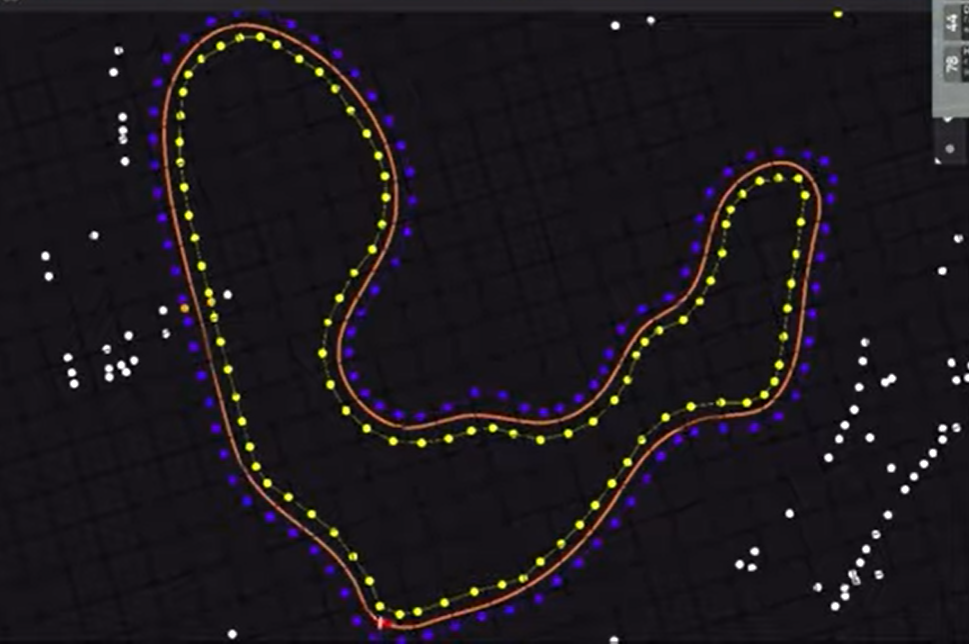
#> input picture image.png, 969 x 644 px
$ jupyter execute process_image.ipynb
#> lines starting #> are read from the running program, lines starting #| are printed output that depends on the picture; after the words box and inside, x2 and y2 are one past the last pixel; in counts of white or black regions, pixels touching at a corner belong together
### spline_fit.py
#!/usr/bin/env python3
# -*- coding:utf-8 -*-
'A helper module from spline fitting taken from ft-fsd-path-planning'

from dataclasses import dataclass
from typing import Any, Optional, Tuple

import numpy as np
from scipy.interpolate import splev, splprep


def trace_distance_to_next(trace: np.ndarray) -> np.ndarray:
    """
    Calculates the distance of one point in the trace to the next. Obviously the last
    point doesn't have any distance associated

    Args:
        trace (np.array): The points of the trace

    Returns:
        np.array: A vector containing the distances from one point to the next
    """
    return np.linalg.norm(np.diff(trace, axis=-2), axis=-1)


@dataclass
class SplineEvaluator:
    """
    A class for evaluating a spline.
    """

    max_u: float
    tck: Tuple[Any, Any, int]
    predict_every: float

    def calculate_u_eval(self, max_u: Optional[float] = None) -> np.ndarray:
        """
        Calculate the u_eval values for the spline.

        Args:
            max_u (Optional[float], optional): The maximum u value. Defaults to None. If
                None, the maximum u value used during fitting is taken.

        Returns:
            np.ndarray: The values for which the spline should be evaluated.
        """

        if max_u is None:
            max_u = self.max_u
        return np.arange(0, max_u, self.predict_every)

    def predict(self, der: int, max_u: Optional[float] = None) -> np.ndarray:
        """
        Predict the spline. If der is 0, the function returns the spline. If der is 1,
        the function returns the first derivative of the spline and so on.

        Args:
            der (int): The derivative to predict.
            max_u (Optional[float], optional): The maximum u value. Defaults to None. If
                None, the maximum u value used during fitting is taken.

        Returns:
            np.ndarray: The predicted spline.
        """

        u_eval = self.calculate_u_eval(max_u)
        values = np.array(splev(u_eval, tck=self.tck, der=der)).T

        return values


class NullSplineEvaluator(SplineEvaluator):
    """
    A dummy spline evaluator used for when an empty list is attempted to be fitted
    """

    def predict(self, der: int, max_u: Optional[float] = None) -> np.ndarray:
        points = np.zeros((0, 2))
        return points


class SplineFitterFactory:
    """
    Wrapper class for `splev`, `splprep` functions
    """

    def __init__(self, smoothing: float, predict_every: float, max_deg: int):
        """
        Constructor for SplineFitter class

        Args:
            smoothing (float): The smoothing factor. 0 means no smoothing
            predict_every (float): The approximate distance along the fitted trace to calculate a
            point for
            max_deg (int): The maximum degree of the fitted splines
        """
        self.smoothing = smoothing
        self.predict_every = predict_every
        self.max_deg = max_deg

    def fit(self, trace: np.ndarray, periodic: bool = False) -> SplineEvaluator:
        """
        Fit a trace and returns a closure that can evaluate the fitted spline at
        different positions. The maximal spline degree is 2.

        Args:
            trace (np.ndarray): The trace to fit

        Returns:
            Callable[[int, float]: A closure that when called evalues
            the fitted spline on the provided positions.
        """
        if len(trace) < 2:
            return NullSplineEvaluator(
                # dummy values
                0,
                (0, 0, 0),
                0,
            )
        k = np.clip(len(trace) - 1, 1, self.max_deg)
        distance_to_next = trace_distance_to_next(trace)
        u_fit = np.concatenate(([0], np.cumsum(distance_to_next)))
        tck, _ = splprep(  # pylint: disable=unbalanced-tuple-unpacking
            trace.T, s=self.smoothing, k=k, u=u_fit, per=periodic
        )

        max_u = float(u_fit[-1])

        return SplineEvaluator(max_u, tck, self.predict_every)

    # [23 lines left out: function fit_then_evaluate_trace_and_derivative, not called in this run]

### process_image.ipynb
[cell 1]
import skimage
import numpy as np
import matplotlib.pyplot as plt

[cell 2]
img = skimage.io.imread('image.png')
#> img is the input picture: shape (644, 969, 3); mean R, G, B 28.9, 24.4, 29

[cell 3]
# convert image to hsv using skimage
img_hsv = skimage.color.rgb2hsv(img)
#> img_hsv: shape (644, 969, 3) float64; mean of channels 0, 1, 2 0.687, 0.277, 0.129

[cell 4]
mask_blue = (img_hsv[:,:,0] > 0.5) & (img_hsv[:,:,0] < 0.8) & (img_hsv[:,:,1] > 0.5) & (img_hsv[:,:,2] > 0.5)
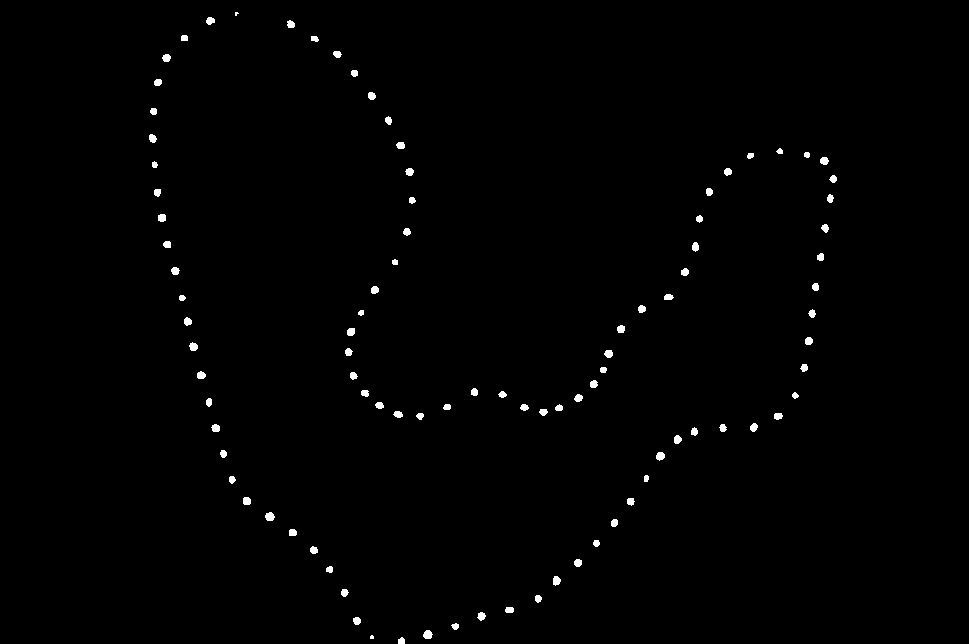
#> mask_blue: shape (644, 969) bool; 0.73% white; 97 white regions (2 under 20 px), largest, box (x1, y1, x2, y2) and area: (265, 512, 275, 521) 69, (423, 630, 433, 639) 68, (656, 452, 665, 461) 62
mask_yellow = (img_hsv[:,:,0] > 0.1) & (img_hsv[:,:,0] < 0.2) & (img_hsv[:,:,1] > 0.5) & (img_hsv[:,:,2] > 0.5)
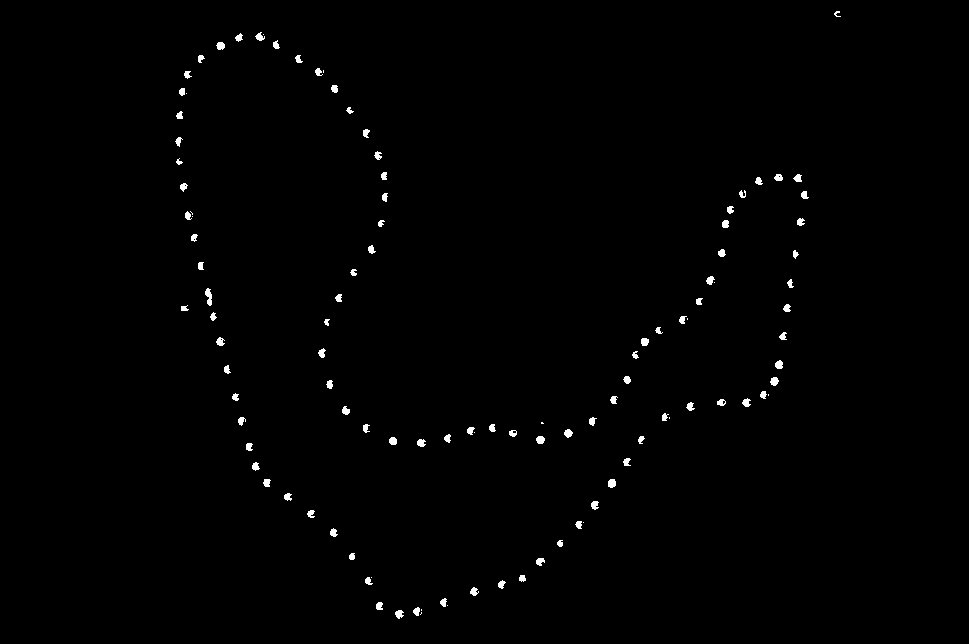
#> mask_yellow: shape (644, 969) bool; 0.7% white; 114 white regions (16 under 20 px), largest, box (x1, y1, x2, y2) and area: (205, 288, 212, 306) 81, (608, 479, 616, 488) 61, (770, 377, 779, 386) 59

[cell 5]
mask_zeros = np.zeros_like(img_hsv[:,:,0])

mask_zeros[mask_blue] = -1
mask_zeros[mask_yellow] = 1

[cell 6]
plt.imshow(mask_zeros)
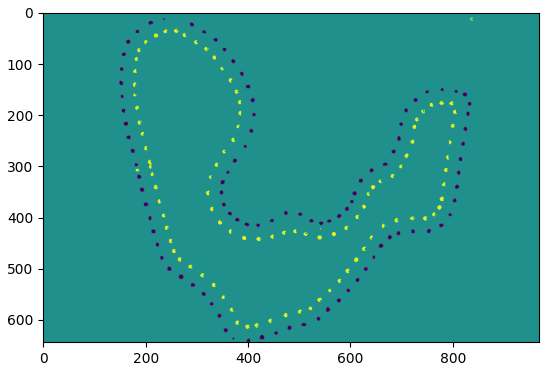
#> figure drawn by matplotlib, 1 panel

[cell 7]
from skimage import measure
# import area closing function
from skimage.morphology import area_closing


# close small holes
mask_blue_closed = area_closing(mask_blue, area_threshold=11)
cc = measure.label(mask_blue_closed, connectivity=2)
#> cc: shape (644, 969) int32; 98 distinct labels, from 0 to 97

blue_centers = []

for i in range(1, cc.max()+1):
    blue_centers.append(np.mean(np.where(cc == i), axis=1))
#> after the loop, blue_centers = 97 pairs, first value 13.27 to 640.5, second value 152.2 to 832.9

blue_centers = np.array(blue_centers)


mask_yellow_closed = area_closing(mask_yellow, area_threshold=11)
cc = measure.label(mask_yellow_closed, connectivity=2)
#> cc: shape (644, 969) int32; 115 distinct labels, from 0 to 114

yellow_centers = []

for i in range(1, cc.max()+1):
    yellow_centers.append(np.mean(np.where(cc == i), axis=1))
#> after the loop, yellow_centers = 114 pairs, first value 13.38 to 613.6, second value 178.2 to 836.7

yellow_centers = np.array(yellow_centers)

[cell 8]
plt.figure(figsize=(10,10))

plt.plot(blue_centers[:,0], blue_centers[:,1], 'b.')
plt.plot(yellow_centers[:,0], yellow_centers[:,1], 'y.')

plt.axis('equal')

[cell 9]
# cluster points to find centers that are very close to each other
# in those cases we found the same center twice
from sklearn.cluster import DBSCAN

db = DBSCAN(eps=10, min_samples=2).fit(blue_centers)

blue_centers_clustered = blue_centers[db.labels_ == -1]
#> blue_centers_clustered has the same summary as blue_centers

for i in range(1, len(set(db.labels_))+1):
    center_points = blue_centers[db.labels_ == i]
    new_center = np.mean(center_points, axis=0)
    blue_centers_clustered = np.vstack((blue_centers_clustered, new_center))
#> this loop made 1 pass
#> new_center on pass 1: [nan, nan]
#> after the loop, blue_centers_clustered = 98 rows, first 8: [13.27, 236], [20.37, 209.9], [23.86, 290.4], [37.62, 184], [38.36, 314.3], [53.77, 336.9], [57.54, 166.1], [72.81, 354.1]

db = DBSCAN(eps=10, min_samples=2).fit(yellow_centers)

yellow_centers_clustered = yellow_centers[db.labels_ == -1]
#> yellow_centers_clustered = 86 pairs, first value 13.38 to 613.6, second value 178.2 to 836.7

for i in range(0, len(set(db.labels_))+1):
    center_points = yellow_centers[db.labels_ == i]
    new_center = np.mean(center_points, axis=0)
    yellow_centers_clustered = np.vstack((yellow_centers_clustered, new_center))
#> this loop made 15 passes
#> (center_points, new_center) on passes 1 to 7: ([[36.55, 259.5], [34, 263]], [35.27, 261.2]), ([[71.66, 318], [71, 323]], [71.33, 320.5]), ([[91.33, 181.7], [93, 186]], [92.16, 183.9]), ([[215.4, 187.5], [212.5, 191.2], [216, 192]], [214.6, 190.3]), ([[279.9, 709.8], [282, 714]], [280.9, 711.9]), ([[319.3, 682], [318.5, 687]], [318.9, 684.5]), ([[394.4, 762.9], [394.5, 768]], [394.4, 765.5])
#> after the loop, yellow_centers_clustered = 101 rows, first 8: [13.38, 836.7], [37.21, 238.6], [44.63, 275.7], [45.43, 220.2], [58.05, 200.2], [58.77, 298.1], [74.15, 186.9], [88.35, 334.2]

plt.figure(figsize=(10,10))
plt.plot(blue_centers_clustered[:,0], blue_centers_clustered[:,1], 'b.')
plt.plot(yellow_centers_clustered[:,0], yellow_centers_clustered[:,1], 'y.')

# show index of each center
for i in range(len(blue_centers_clustered)):
    plt.text(blue_centers_clustered[i,0], blue_centers_clustered[i,1], i, color='b')
#> this loop made 98 passes

for i in range(len(yellow_centers_clustered)):
    plt.text(yellow_centers_clustered[i,0], yellow_centers_clustered[i,1], i, color='y')
#> this loop made 101 passes

plt.axis('equal')
#> Out = (-18.09, 671.9, 118, 870.9)
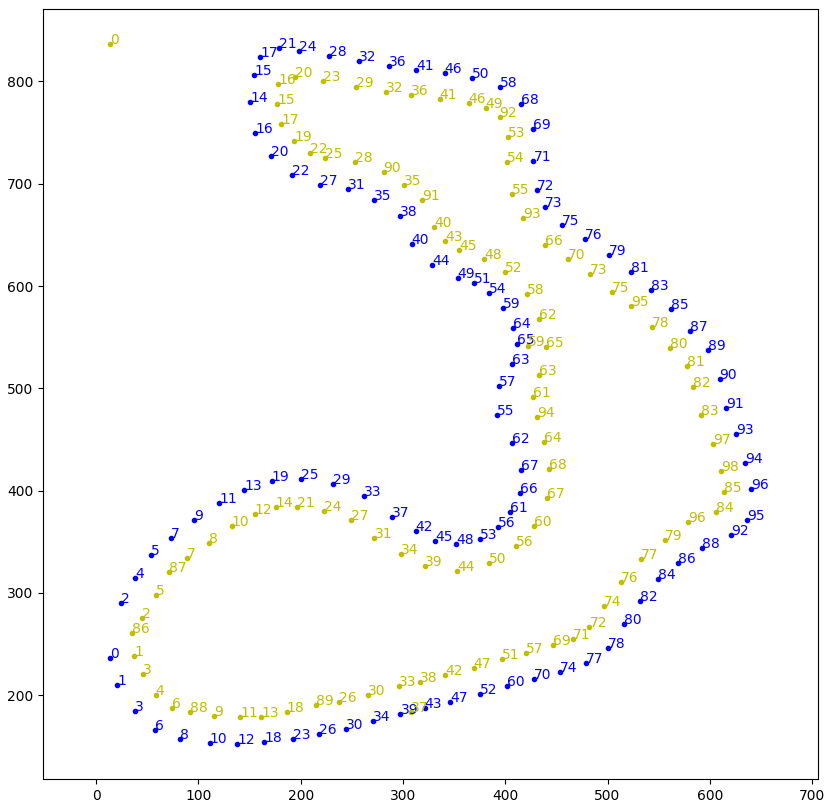
#> figure drawn by matplotlib, 1 panel

[cell 10]
from spline_fit import SplineFitterFactory

[cell 11]
# remove yellow centers of index 37 and 59
yellow_centers_clustered_manual = np.delete(yellow_centers_clustered, [37, 59], axis=0)
#> yellow_centers_clustered_manual = 99 rows, first 8: [13.38, 836.7], [37.21, 238.6], [44.63, 275.7], [45.43, 220.2], [58.05, 200.2], [58.77, 298.1], [74.15, 186.9], [88.35, 334.2]

# blue needs a cones between cones 0 and 2, put in the middle of the two in inital position
# then fit a b-spline close points 1, 0, 2, 4 and select the point that is closest to the initial position on the circle
# as the new cone position


new_blue_init = np.mean(blue_centers_clustered[[0,2]], axis=0)
#> new_blue_init = [18.57, 263.2]

points = blue_centers_clustered[[1,0,2,4]]
#> points = [[20.37, 209.9], [13.27, 236], [23.86, 290.4], [38.36, 314.3]]
ev = SplineFitterFactory(smoothing=0.01, predict_every=1.0, max_deg=3).fit(points)
#> in fit, `k = np.clip(len(trace) - 1, 1, self.max_deg)`: k = 3
#> in fit, `distance_to_next = trace_distance_to_next(trace)`: distance_to_next = [27.06, 55.43, 27.93]
#> in fit, `u_fit = np.concatenate(([0], np.cumsum(distance_to_next)))`: u_fit = [0, 27.06, 82.49, 110.4]
#> in fit, `tck, _ = splprep(`: tck = [[0, 0, 0, 0, 110.4, 110.4, 110.4, 110.4], [[20.37, 4.08, 16.42, 38.36], [209.9, 243.9, 285.7, 314.3]], 3]
#> in fit, `max_u = float(u_fit[-1])`: max_u = 110.4

new_points = ev.predict(der=0)
#> in predict, `u_eval = self.calculate_u_eval(max_u)`: u_eval = 111 values from 0 to 110
#> in predict, `values = np.array(splev(u_eval, tck=self.tck, der=der)).T`: values = 111 pairs, first value 12.9 to 38.11, second value 209.9 to 314
#> new_points has the same summary as values in predict

distances = np.linalg.norm(new_points - new_blue_init, axis=1)
#> distances = 111 values, max 54.38 at index 110, min 3.65 at index 55, mean 27.85
idx = np.argmin(distances)
#> idx = 55

new_blue = new_points[idx]
#> new_blue = [14.99, 263.9]

blue_centers_clustered_manual = np.vstack((blue_centers_clustered, new_blue))
#> blue_centers_clustered_manual = 99 rows, first 8: [13.27, 236], [20.37, 209.9], [23.86, 290.4], [37.62, 184], [38.36, 314.3], [53.77, 336.9], [57.54, 166.1], [72.81, 354.1]


# filter all infinities and nans
blue_centers_clustered_manual = blue_centers_clustered_manual[np.isfinite(blue_centers_clustered_manual).all(axis=1)]
#> blue_centers_clustered_manual = 98 pairs, first value 13.27 to 640.5, second value 152.2 to 832.9
yellow_centers_clustered_manual = yellow_centers_clustered_manual[np.isfinite(yellow_centers_clustered_manual).all(axis=1)]
#> yellow_centers_clustered_manual = 97 pairs, first value 13.38 to 613.6, second value 178.2 to 836.7

[cell 12]
plt.figure(figsize=(10,10))
plt.plot(blue_centers_clustered_manual[:,0], blue_centers_clustered_manual[:,1], 'b.')
plt.plot(yellow_centers_clustered_manual[:,0], yellow_centers_clustered_manual[:,1], 'y.')
plt.axis('equal')
#> Out = (-18.09, 671.9, 118, 870.9)

[cell 13]
# find distances between all blue and yellow cones
from scipy.spatial.distance import cdist

distances = cdist(blue_centers_clustered_manual, yellow_centers_clustered_manual)
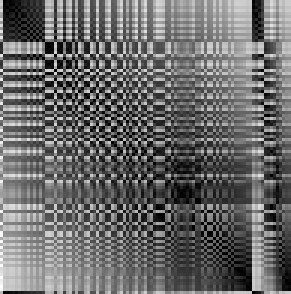
#> distances: shape (98, 97) float64 (shown 3 times larger); min 20.47, max 777.8, mean 338.3; drawn with min black and max white

# find the closest yellow cone to each blue cone
min_dist = np.min(distances)
#> min_dist = 20.47

idxs = np.argwhere(distances == min_dist)[0]
#> idxs = [97, 84]

# this scaling factor needs to be manually selected and is the part that cannot
# be automated. using a combination of looking at the track width of the start finish line
# as well calculating the approximate bounding box of the track using google maps the following
# value was found to work well
scale = 0.12
print(scale)

# scale the yellow cones
yellow_centers_clustered_manual_scaled = yellow_centers_clustered_manual * scale
#> yellow_centers_clustered_manual_scaled = 97 pairs, first value 1.61 to 73.64, second value 21.38 to 100.4

# scale the blue cones
blue_centers_clustered_manual_scaled = blue_centers_clustered_manual * scale
#> blue_centers_clustered_manual_scaled = 98 pairs, first value 1.59 to 76.86, second value 18.26 to 99.95

plt.figure(figsize=(10,10))
plt.plot(blue_centers_clustered_manual_scaled[:,0], blue_centers_clustered_manual_scaled[:,1], 'b.')
plt.plot(yellow_centers_clustered_manual_scaled[:,0], yellow_centers_clustered_manual_scaled[:,1], 'y.')

# # highlight cones with smallest distance
blue_cone = blue_centers_clustered_manual_scaled[idxs[0]]
#> blue_cone = [1.8, 31.67]
yellow_cone = yellow_centers_clustered_manual_scaled[idxs[1]]
#> yellow_cone = [4.23, 31.35]

xs = [blue_cone[0], yellow_cone[0]]
#> xs = [1.8, 4.23]
ys = [blue_cone[1], yellow_cone[1]]
#> ys = [31.67, 31.35]

plt.plot(xs, ys, 'ro-')


plt.axis('equal')
#> Out = (-2.17, 80.62, 14.16, 104.5)
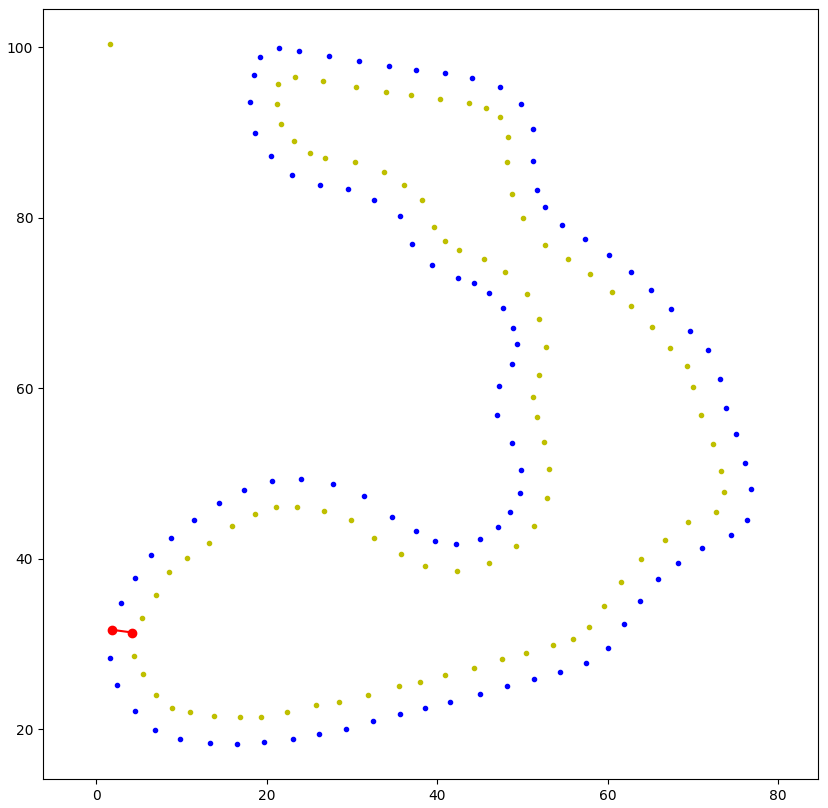
#> figure drawn by matplotlib, 1 panel

[cell 14]
plt.figure(figsize=(10,10))
plt.plot(blue_centers_clustered_manual_scaled[:,0], blue_centers_clustered_manual_scaled[:,1], 'b.')
plt.plot(yellow_centers_clustered_manual_scaled[:,0], yellow_centers_clustered_manual_scaled[:,1], 'y.')

# show index of each center
for i in range(len(blue_centers_clustered_manual_scaled)):
    plt.text(blue_centers_clustered_manual_scaled[i,0], blue_centers_clustered_manual_scaled[i,1], i, color='b')

for i in range(len(yellow_centers_clustered_manual_scaled)):
    plt.text(yellow_centers_clustered_manual_scaled[i,0], yellow_centers_clustered_manual_scaled[i,1], i, color='y')
#> this loop made 97 passes

plt.axis('equal')
#> Out = (-2.17, 80.62, 14.16, 104.5)
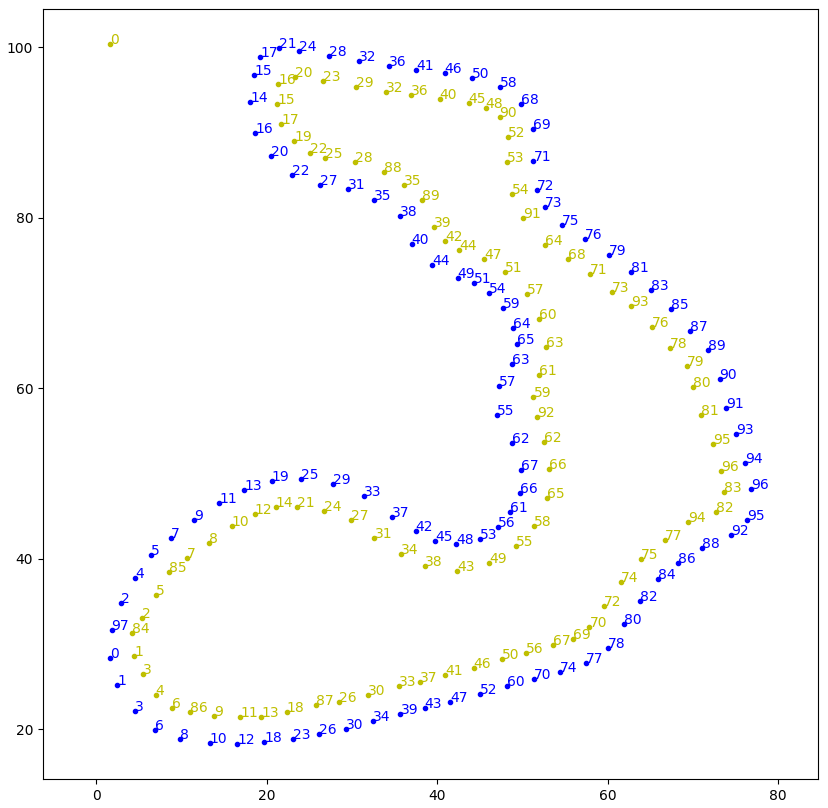
#> figure drawn by matplotlib, 1 panel

[cell 15]
# remove points that are very far away from any other point of the other color
cutoff_distance = 10

# find distances between all blue and yellow cones
from scipy.spatial.distance import cdist

distances = cdist(blue_centers_clustered_manual_scaled, yellow_centers_clustered_manual_scaled)
#> (the rest of the program and of its run is left out)
